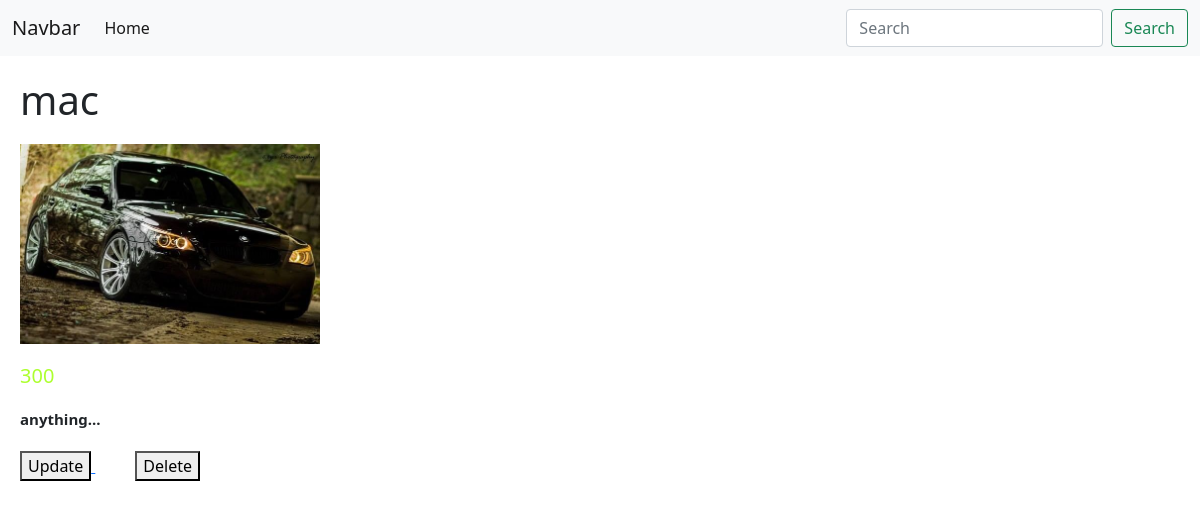
The app's page /eapp/2/ with its own data.
### eapp/models.py (models this page shows, shortened)
class Product(models.Model):
    name = models.CharField(max_length=100)
    price = models.IntegerField()
    description = models.CharField(max_length=200)
    image = models.ImageField(upload_to='images', blank=True)

### eapp/views.py (the view)
# urls.py: path('<int:id>/', indexItem, name='detail'),
def indexItem(request, id):
    item = Product.objects.get(id=id)
    context = {
        'item': item
    }
    return render(request, "eapp/detail.html", context)

### eapp/templates/eapp/detail.html
{% extends "eapp/base.html" %}
{% load humanize %}
{% block content %}
<div>
    <h1 class="he" style="margin: 20px">{{item.name}}</h1>
    <img src="{{ item.image.url }}" alt="itemPhoto" style="margin: 20px; flex-wrap: wrap; display: flex; width: 300px;">
    <h3 class="price" style="margin: 20px;"> {{item.price | intcomma }}</h3>
    <p class="descriptionn" style="margin: 20px;">{{item.description}}</p>
    <a href="{% url 'eapp:update_item' item.id %}" style="margin: 20px;"><button>Update</button>
    <a href="{% url 'eapp:delete_item' item.id %}" style="margin: 20px;"><button>Delete</button>
    </a>
</div>
{% endblock content %}

### eapp/static/eapp/style.css (style rules this page uses)
.price { font-size: 20px; color: greenyellow; }
.descriptionn { font-size: 15px; font-weight: bolder; }

### records on screen
Product: name "mac", image (picture), price "300", description "anything..."
